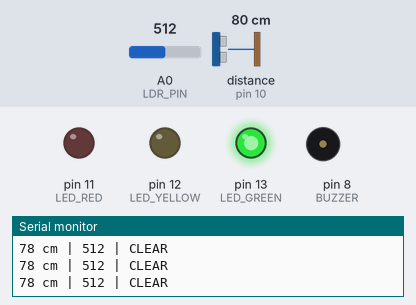
A sketch run on a simulated Arduino Uno, built with avr-gcc and run on an emulated ATmega328P. Parts: output pins drawn as LEDs (lit = HIGH), buzzer (waves = sounding, pin HIGH), the last lines printed to the serial monitor. Wiring (inferred from the names in the program): ultrasonic range finder: trigger pin 9; echo pin 10. The inputs (shaded band) are chosen by the test bench; at power-on: distance to the obstacle (sensor on pin 10) 80 cm, A0 (LDR_PIN) = 512. The echo pulse lasts 58.3 µs per cm; pins used as bus, display or sensor lines are not drawn.

Above: at 2.3 s.
2.4 s: distance to the obstacle (sensor on pin 10) set to 44 cm
3.9 s: distance to the obstacle (sensor on pin 10) set to 36 cm
At 4.7 s:
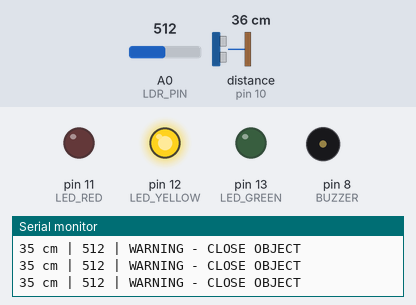
5.4 s: distance to the obstacle (sensor on pin 10) set to 23 cm
6.9 s: distance to the obstacle (sensor on pin 10) set to 18 cm
At 7.19 s:
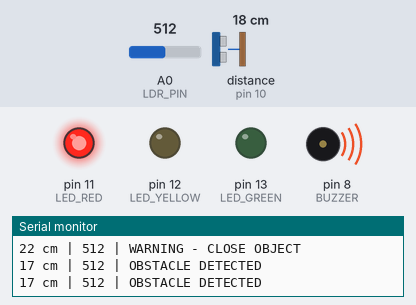
9.9 s: A0 (LDR_PIN) set to 408
12.9 s: A0 (LDR_PIN) set to 392
Timing chart, 0 to 16.9 s (numbered marks = the images above; inputs shaded):
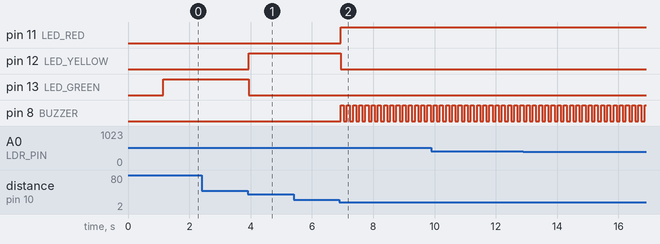

Measured:
- the behaviour switches between 41 and 40 cm on distance to the obstacle (sensor on pin 10) (found by bisection; images 0 and 1)
- the behaviour switches between 21 and 20 cm on distance to the obstacle (sensor on pin 10) (found by bisection; images 1 and 2)
- after the input at 3.9 s, pin 12 (LED_YELLOW): LOW → HIGH at once; pin 13 (LED_GREEN): HIGH → LOW at once
- after the input at 6.9 s, pin 11 (LED_RED): LOW → HIGH at once; pin 12 (LED_YELLOW): HIGH → LOW at once; pin 8 (BUZZER): alternates HIGH for 0.10 s and LOW for 0.10 s, starting at once

The sketch:

BattleBot.ino
```cpp
/*
 * BATTLE-BOT - Arduino Prototype
 * Low-cost autonomous safety and inspection robot for hazardous area monitoring.
 *
 * Features:
 * - Ultrasonic sensor (HC-SR04) for obstacle/distance detection
 * - Photoresistor (LDR) for light level / visibility sensing
 * - Multi-color LED alerts (Red/Yellow/Green)
 * - Buzzer for audio alerts
 * - Serial monitoring for status and data logging
 *
 * Hardware Connections (Arduino Uno):
 * - Ultrasonic Trigger: D9
 * - Ultrasonic Echo:    D10
 * - LDR (with 10k pull-down): A0
 * - LED Red:    D11
 * - LED Yellow: D12
 * - LED Green:  D13
 * - Buzzer:     D8
 *
 * Team: Mohana Priya D, Jayajeevee S S, Krishna Priya D
 * College: Sri Sairam Engineering College, Chennai
 * Wadhwani Foundation Venture
 */

// Pin definitions
const int TRIG_PIN = 9;
const int ECHO_PIN = 10;
const int LDR_PIN = A0;
const int LED_RED = 11;
const int LED_YELLOW = 12;
const int LED_GREEN = 13;
const int BUZZER = 8;

// Thresholds (tunable)
const int OBSTACLE_DISTANCE_CM = 20;   // Alert if object closer than this
const int WARNING_DISTANCE_CM = 40;    // Warning zone
const int LOW_LIGHT_THRESHOLD = 400;   // Below this = poor visibility / dark

// Timing
unsigned long lastReadTime = 0;
const unsigned long READ_INTERVAL = 200; // ms

void setup() {
  Serial.begin(9600);

  pinMode(TRIG_PIN, OUTPUT);
  pinMode(ECHO_PIN, INPUT);
  pinMode(LED_RED, OUTPUT);
  pinMode(LED_YELLOW, OUTPUT);
  pinMode(LED_GREEN, OUTPUT);
  pinMode(BUZZER, OUTPUT);

  // Initial state - all off
  digitalWrite(LED_RED, LOW);
  digitalWrite(LED_YELLOW, LOW);
  digitalWrite(LED_GREEN, LOW);
  digitalWrite(BUZZER, LOW);

  Serial.println("========================================");
  Serial.println("  BATTLE-BOT Safety Monitoring System");
  Serial.println("  Initializing sensors...");
  Serial.println("========================================");
  delay(1000);
  Serial.println("System Ready. Monitoring area...");
  Serial.println("Distance(cm) | LightLevel | Status");
  Serial.println("----------------------------------------");
}

void loop() {
  unsigned long currentTime = millis();

  if (currentTime - lastReadTime >= READ_INTERVAL) {
    lastReadTime = currentTime;

    // Read sensors
    long distance = getDistance();
    int lightLevel = analogRead(LDR_PIN);

    // Determine status and alerts
    String status = "CLEAR";
    bool alert = false;
    bool warning = false;

    // Reset LEDs and buzzer
    digitalWrite(LED_RED, LOW);
    digitalWrite(LED_YELLOW, LOW);
    digitalWrite(LED_GREEN, LOW);
    digitalWrite(BUZZER, LOW);

    if (distance > 0 && distance < OBSTACLE_DISTANCE_CM) {
      // Critical obstacle
      status = "OBSTACLE DETECTED";
      digitalWrite(LED_RED, HIGH);
      digitalWrite(BUZZER, HIGH);
      alert = true;
    } else if (distance > 0 && distance < WARNING_DISTANCE_CM) {
      // Warning zone
      status = "WARNING - CLOSE OBJECT";
      digitalWrite(LED_YELLOW, HIGH);
      warning = true;
    } else {
      // Clear
      digitalWrite(LED_GREEN, HIGH);
    }

    // Check light level (poor visibility)
    if (lightLevel < LOW_LIGHT_THRESHOLD) {
      status += " | LOW VISIBILITY";
      // Flash yellow if not already in alert
      if (!alert) {
        digitalWrite(LED_YELLOW, HIGH);
      }
    }

    // Serial output for monitoring / data logging
    Serial.print(distance);
    Serial.print(" cm | ");
    Serial.print(lightLevel);
    Serial.print(" | ");
    Serial.println(status);

    // Short beep pattern for alert
    if (alert) {
      delay(100);
      digitalWrite(BUZZER, LOW);
      delay(100);
    }
  }
}

/**
 * Measure distance using HC-SR04 ultrasonic sensor
 * Returns distance in cm, or -1 on timeout/error
 */
long getDistance() {
  // Clear the trigger pin
  digitalWrite(TRIG_PIN, LOW);
  delayMicroseconds(2);

  // Send 10us pulse
  digitalWrite(TRIG_PIN, HIGH);
  delayMicroseconds(10);
  digitalWrite(TRIG_PIN, LOW);

  // Read the echo pin (timeout 30ms ~ 5m max)
  long duration = pulseIn(ECHO_PIN, HIGH, 30000);

  if (duration == 0) {
    return -1; // No echo / out of range
  }

  // Calculate distance (speed of sound 343 m/s)
  long distance = duration * 0.034 / 2;

  return distance;
}
```
